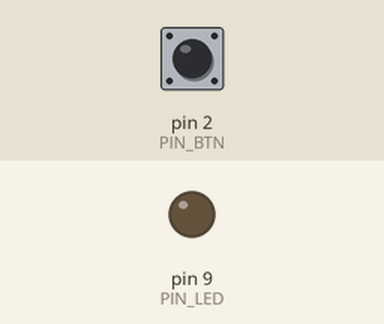
This sketch was run on a simulated Arduino Uno, built with avr-gcc and run on an emulated ATmega328P. Parts: output pins drawn as LEDs (lit = HIGH). The test bench sets the inputs (shaded band); at power-on: pin 2 (PIN_BTN) HIGH.

Above: at 1.2 s.
1.3 s: pin 2 (PIN_BTN) pulled LOW for 0.15 s
At 1.37 s:
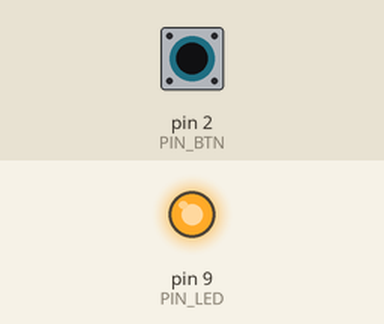
2.9 s: pin 2 (PIN_BTN) pulled LOW for 3.2 s
At 7.0 s:
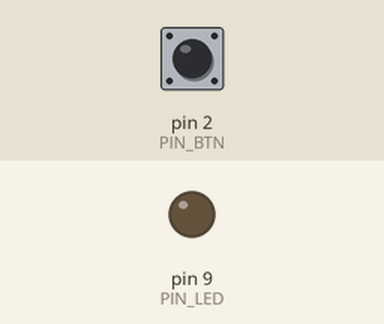
Timing chart, 0 to 8.5 s (numbered marks = the images above; inputs shaded):
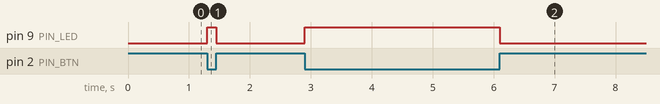

The sketch:

step02_button_led.ino
```cpp
// step02_button_led.ino — Button → LED (using INPUT_PULLUP)
// Wiring:
//  Button: one leg to D2, the other to GND
//  LED: anode (+) to D9, cathode (−) to GND through 220Ω resistor

const int PIN_BTN = 2;   // uses internal pull-up
const int PIN_LED = 9;   // PWM capable

void setup() {
  pinMode(PIN_BTN, INPUT_PULLUP); // HIGH = released, LOW = pressed
  pinMode(PIN_LED, OUTPUT);
}

void loop() {
  bool pressed = (digitalRead(PIN_BTN) == LOW);
  digitalWrite(PIN_LED, pressed ? HIGH : LOW);
}
```

Measured:
- after the input at 1.3 s, pin 9 (PIN_LED): LOW → HIGH at once, → LOW 0.15 s later
- after the input at 2.9 s, pin 9 (PIN_LED): LOW → HIGH at once, → LOW 3.2 s later
